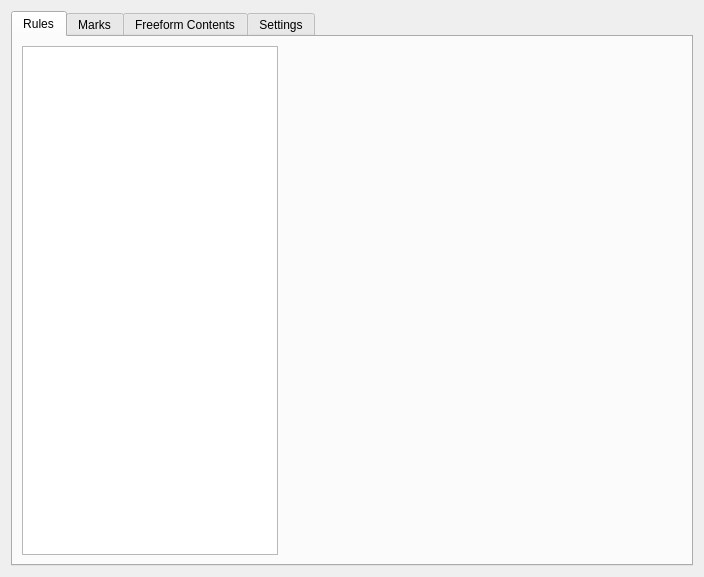
<?xml version="1.0" encoding="UTF-8"?>
<ui version="4.0">
 <class>SimpleParserEditor</class>
 <widget class="QWidget" name="SimpleParserEditor">
  <property name="geometry">
   <rect>
    <x>0</x>
    <y>0</y>
    <width>704</width>
    <height>577</height>
   </rect>
  </property>
  <property name="windowTitle">
   <string>Form</string>
  </property>
  <layout class="QHBoxLayout" name="horizontalLayout">
   <item>
    <widget class="QTabWidget" name="tabWidget">
     <property name="currentIndex">
      <number>0</number>
     </property>
     <widget class="QWidget" name="ruleTab">
      <attribute name="title">
       <string>Rules</string>
      </attribute>
      <layout class="QHBoxLayout" name="horizontalLayout_2" stretch="0,1">
       <item>
        <widget class="QListWidget" name="ruleNameListWidget">
         <property name="sizePolicy">
          <sizepolicy hsizetype="Preferred" vsizetype="Expanding">
           <horstretch>0</horstretch>
           <verstretch>0</verstretch>
          </sizepolicy>
         </property>
        </widget>
       </item>
       <item>
        <widget class="QStackedWidget" name="ruleStackedWidget">
         <property name="sizePolicy">
          <sizepolicy hsizetype="Expanding" vsizetype="Expanding">
           <horstretch>0</horstretch>
           <verstretch>0</verstretch>
          </sizepolicy>
         </property>
         <widget class="QWidget" name="rulePlaceholderPage" native="true">
          <property name="sizePolicy">
           <sizepolicy hsizetype="Expanding" vsizetype="Expanding">
            <horstretch>0</horstretch>
            <verstretch>0</verstretch>
           </sizepolicy>
          </property>
         </widget>
        </widget>
       </item>
      </layout>
     </widget>
     <widget class="QWidget" name="markTab">
      <attribute name="title">
       <string>Marks</string>
      </attribute>
      <layout class="QHBoxLayout" name="horizontalLayout_3" stretch="1,4">
       <item>
        <widget class="QListWidget" name="markNameListWidget">
         <property name="sizePolicy">
          <sizepolicy hsizetype="Preferred" vsizetype="Expanding">
           <horstretch>0</horstretch>
           <verstretch>0</verstretch>
          </sizepolicy>
         </property>
        </widget>
       </item>
       <item>
        <widget class="SPMarkInputWidget" name="markWidget" native="true">
         <property name="sizePolicy">
          <sizepolicy hsizetype="Expanding" vsizetype="Expanding">
           <horstretch>0</horstretch>
           <verstretch>0</verstretch>
          </sizepolicy>
         </property>
        </widget>
       </item>
      </layout>
     </widget>
     <widget class="QWidget" name="contentTab">
      <attribute name="title">
       <string>Freeform Contents</string>
      </attribute>
      <layout class="QHBoxLayout" name="horizontalLayout_4" stretch="1,4">
       <item>
        <widget class="QListWidget" name="contentNameListWidget">
         <property name="sizePolicy">
          <sizepolicy hsizetype="Preferred" vsizetype="Expanding">
           <horstretch>0</horstretch>
           <verstretch>0</verstretch>
          </sizepolicy>
         </property>
        </widget>
       </item>
       <item>
        <widget class="QWidget" name="contentWidget" native="true">
         <property name="sizePolicy">
          <sizepolicy hsizetype="Expanding" vsizetype="Preferred">
           <horstretch>0</horstretch>
           <verstretch>0</verstretch>
          </sizepolicy>
         </property>
        </widget>
       </item>
      </layout>
     </widget>
     <widget class="QWidget" name="settingsTab">
      <attribute name="title">
       <string>Settings</string>
      </attribute>
     </widget>
    </widget>
   </item>
  </layout>
 </widget>
 <customwidgets>
  <customwidget>
   <class>SPMarkInputWidget</class>
   <extends>QWidget</extends>
   <header>src/gui/SimpleParser/SPMarkInputWidget.h</header>
   <container>1</container>
  </customwidget>
 </customwidgets>
 <resources/>
 <connections/>
</ui>
